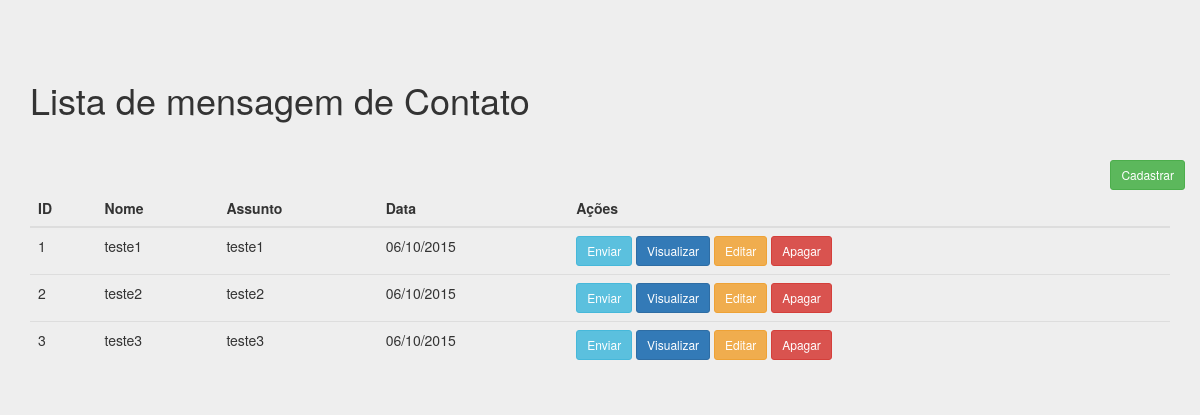
/adm/listar_mensagem_contato.php, run on the app's committed database.
### tables this page shows
CREATE TABLE `contatos` (
  `id` int(11) NOT NULL,
  `nome` varchar(550) NOT NULL,
  `email` varchar(550) NOT NULL,
  `telefone` varchar(550) NOT NULL,
  `assunto` varchar(550) NOT NULL,
  `mensagem` text NOT NULL,
  `created` datetime NOT NULL,
  `modified` datetime DEFAULT NULL
);

### adm/listar_mensagem_contato.php (the view, shortened to what this page needs)
<!DOCTYPE html>
<html lang="pt-br">
  <head>
    <link href="css/bootstrap.min.css" rel="stylesheet">
    <link href="css/signin.css" rel="stylesheet">
  </head>
<?php
	include_once("conexao.php");
	$resultado=mysqli_query($conectar,"SELECT * FROM contatos ORDER BY id asc");
?>
<div class="container theme-showcase" role="main">
  <div class="page-header">
	<h1>Lista de mensagem de Contato</h1>
  </div>
  <div class="row espaco">
		<div class="pull-right">
			<a href="administrativo.php?link=40"><button type='button' class='btn btn-sm btn-success'>Cadastrar</button></a>
		</div>
	</div>
  <div class="row">
	<div class="col-md-12">
	  <table class="table">
		<thead>
		  <tr>
			<th>ID</th>
			<th>Nome</th>
			<th>Assunto</th>
			<th>Data</th>
			 <th>Ações</th>
		  </tr>
		</thead>
		<tbody>
			<?php
				while($linhas = mysqli_fetch_array($resultado)){
					echo "<tr>";
						echo "<td>".$linhas['id']."</td>";
						echo "<td>".$linhas['nome']."</td>";
						echo "<td>".$linhas['assunto']."</td>";
						$data = $linhas['created'];
						echo "<td>".date('d/m/Y', strtotime($data))."</td>";
						?>
						<td>
						<a href='#'><button type='button' class='btn btn-sm btn-info'>Enviar</button></a>
						<a href='#'><button type='button' class='btn btn-sm btn-primary'>Visualizar</button></a>
						<a href='#'><button type='button' class='btn btn-sm btn-warning'>Editar</button></a>
						<a href='#'><button type='button' class='btn btn-sm btn-danger'>Apagar</button></a>
						<?php
					echo "</tr>";
				}
			?>
		</tbody>
	  </table>
	</div>
	</div>
</div>

### data on the page
contatos: id "1", nome "teste1", assunto "teste1", created "06/10/2015"
contatos: id "2", nome "teste2", assunto "teste2", created "06/10/2015"
contatos: id "3", nome "teste3", assunto "teste3", created "06/10/2015"
